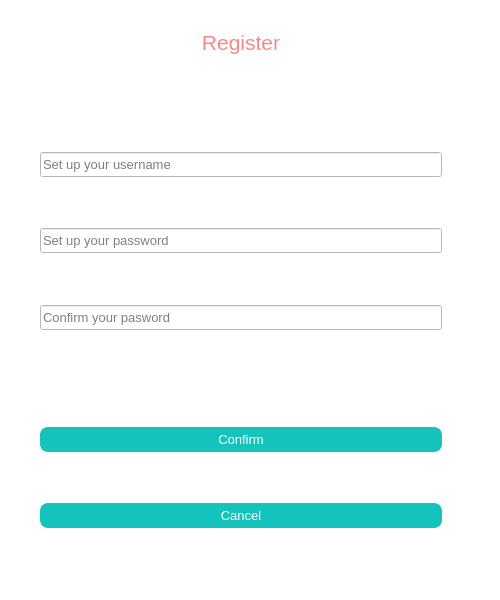
<?xml version="1.0" encoding="UTF-8"?>
<ui version="4.0">
 <class>SignDialog</class>
 <widget class="QDialog" name="SignDialog">
  <property name="geometry">
   <rect>
    <x>0</x>
    <y>0</y>
    <width>500</width>
    <height>600</height>
   </rect>
  </property>
  <property name="minimumSize">
   <size>
    <width>500</width>
    <height>600</height>
   </size>
  </property>
  <property name="windowTitle">
   <string>Dialog</string>
  </property>
  <property name="styleSheet">
   <string notr="true">
background-color: rgb(255, 255, 255);
</string>
  </property>
  <widget class="QWidget" name="formLayoutWidget">
   <property name="geometry">
    <rect>
     <x>40</x>
     <y>30</y>
     <width>402</width>
     <height>498</height>
    </rect>
   </property>
   <layout class="QGridLayout" name="gridLayout">
    <item row="7" column="0">
     <widget class="QLineEdit" name="pwdLineEdit_2">
      <property name="minimumSize">
       <size>
        <width>0</width>
        <height>25</height>
       </size>
      </property>
      <property name="font">
       <font>
        <pointsize>10</pointsize>
       </font>
      </property>
      <property name="styleSheet">
       <string notr="true">QLineEdit#pwdLineEdit_2{
color: rgb(147, 147, 147);
                            	padding-left:6px;

    border: 1px solid rgb(20,196,188);
border-radius: 8px;
    background-color: #ffffff;
};</string>
      </property>
      <property name="echoMode">
       <enum>QLineEdit::Password</enum>
      </property>
      <property name="placeholderText">
       <string>Confirm your pasword</string>
      </property>
     </widget>
    </item>
    <item row="1" column="0">
     <spacer name="verticalSpacer_9">
      <property name="orientation">
       <enum>Qt::Vertical</enum>
      </property>
      <property name="sizeHint" stdset="0">
       <size>
        <width>20</width>
        <height>40</height>
       </size>
      </property>
     </spacer>
    </item>
    <item row="4" column="0">
     <spacer name="verticalSpacer_7">
      <property name="orientation">
       <enum>Qt::Vertical</enum>
      </property>
      <property name="sizeHint" stdset="0">
       <size>
        <width>20</width>
        <height>40</height>
       </size>
      </property>
     </spacer>
    </item>
    <item row="12" column="0">
     <widget class="QPushButton" name="exitBtn">
      <property name="minimumSize">
       <size>
        <width>0</width>
        <height>25</height>
       </size>
      </property>
      <property name="font">
       <font>
        <pointsize>10</pointsize>
       </font>
      </property>
      <property name="styleSheet">
       <string notr="true">QPushButton#exitBtn {
    border-radius: 8px;
    border:2px solid rgb(20,196,188);
background-color: rgb(20,196,188);
    color:  rgb(255, 255, 255);
}
 
QPushButton#exitBtn:hover {
    border-radius: 8px;
    color: rgb(20,196,188);
    background-color: rgb(255,255,255);
  border:2px solid rgb(20,196,188);
    border-color: rgb(20,196,188);
}
 
QPushButton#exitBtn:pressed {
    border: 0px;
    background-color: #ffffff;
    border-radius: 8px;
}
 
QPushButton#exitBtn:disabled {
    border: 0px;
    border-radius: 8px;
    border: 1px solid #46bcff;
    opacity: 0.4;
}</string>
      </property>
      <property name="text">
       <string>Cancel</string>
      </property>
     </widget>
    </item>
    <item row="0" column="0">
     <widget class="QLabel" name="header">
      <property name="font">
       <font>
        <pointsize>16</pointsize>
       </font>
      </property>
      <property name="styleSheet">
       <string notr="true">QLabel#header {
background-color: rgb(255, 255, 255);color:rgba(251,102,102, 200);}</string>
      </property>
      <property name="text">
       <string>Register</string>
      </property>
      <property name="alignment">
       <set>Qt::AlignCenter</set>
      </property>
     </widget>
    </item>
    <item row="6" column="0">
     <spacer name="verticalSpacer_6">
      <property name="orientation">
       <enum>Qt::Vertical</enum>
      </property>
      <property name="sizeHint" stdset="0">
       <size>
        <width>20</width>
        <height>40</height>
       </size>
      </property>
     </spacer>
    </item>
    <item row="5" column="0">
     <widget class="QLineEdit" name="pwdLineEdit">
      <property name="minimumSize">
       <size>
        <width>0</width>
        <height>25</height>
       </size>
      </property>
      <property name="font">
       <font>
        <pointsize>10</pointsize>
       </font>
      </property>
      <property name="styleSheet">
       <string notr="true">QLineEdit#pwdLineEdit{
color: rgb(147, 147, 147);
                            	padding-left:6px;

    border: 1px solid rgb(20,196,188);
border-radius: 8px;
    background-color: #ffffff;
};</string>
      </property>
      <property name="echoMode">
       <enum>QLineEdit::Password</enum>
      </property>
      <property name="placeholderText">
       <string>Set up your password</string>
      </property>
     </widget>
    </item>
    <item row="3" column="0">
     <widget class="QLineEdit" name="usrLineEdit">
      <property name="minimumSize">
       <size>
        <width>0</width>
        <height>25</height>
       </size>
      </property>
      <property name="font">
       <font>
        <pointsize>10</pointsize>
       </font>
      </property>
      <property name="styleSheet">
       <string notr="true">QLineEdit#usrLineEdit{
color: rgb(147, 147, 147);
                            	padding-left:6px;

    border: 1px solid rgb(20,196,188);
border-radius: 8px;
    background-color: #ffffff;
};</string>
      </property>
      <property name="placeholderText">
       <string>Set up your username</string>
      </property>
     </widget>
    </item>
    <item row="8" column="0">
     <spacer name="verticalSpacer_4">
      <property name="orientation">
       <enum>Qt::Vertical</enum>
      </property>
      <property name="sizeHint" stdset="0">
       <size>
        <width>20</width>
        <height>40</height>
       </size>
      </property>
     </spacer>
    </item>
    <item row="9" column="0">
     <spacer name="verticalSpacer_3">
      <property name="orientation">
       <enum>Qt::Vertical</enum>
      </property>
      <property name="sizeHint" stdset="0">
       <size>
        <width>20</width>
        <height>40</height>
       </size>
      </property>
     </spacer>
    </item>
    <item row="2" column="0">
     <spacer name="verticalSpacer_8">
      <property name="orientation">
       <enum>Qt::Vertical</enum>
      </property>
      <property name="sizeHint" stdset="0">
       <size>
        <width>20</width>
        <height>40</height>
       </size>
      </property>
     </spacer>
    </item>
    <item row="11" column="0">
     <spacer name="verticalSpacer_5">
      <property name="orientation">
       <enum>Qt::Vertical</enum>
      </property>
      <property name="sizeHint" stdset="0">
       <size>
        <width>20</width>
        <height>40</height>
       </size>
      </property>
     </spacer>
    </item>
    <item row="10" column="0">
     <widget class="QPushButton" name="loginBtn">
      <property name="minimumSize">
       <size>
        <width>0</width>
        <height>25</height>
       </size>
      </property>
      <property name="font">
       <font>
        <pointsize>10</pointsize>
       </font>
      </property>
      <property name="styleSheet">
       <string notr="true">QPushButton#loginBtn {
    border-radius: 8px;
    border:2px solid rgb(20,196,188);
background-color: rgb(20,196,188);
    color:  rgb(255, 255, 255);
}
 
QPushButton#loginBtn:hover {
    border-radius: 8px;
    color: rgb(20,196,188);
    background-color: rgb(255,255,255);
  border:2px solid rgb(20,196,188);
    border-color: rgb(20,196,188);
}
 
QPushButton#loginBtn:pressed {
    border: 0px;
    background-color: #ffffff;
    border-radius: 8px;
}
 
QPushButton#loginBtn:disabled {
    border: 0px;
    border-radius: 8px;
    border: 1px solid #46bcff;
    opacity: 0.4;
}</string>
      </property>
      <property name="text">
       <string>Confirm</string>
      </property>
     </widget>
    </item>
   </layout>
  </widget>
 </widget>
 <resources/>
 <connections/>
</ui>
